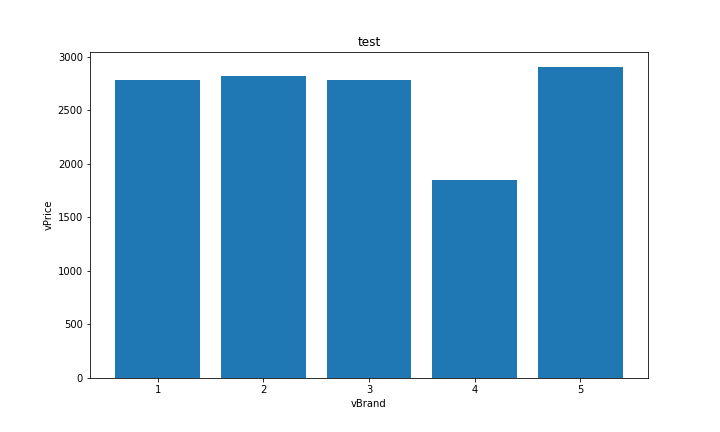
#> input picture X_vBrand_Y_vPrice.png, 720 x 432 px; its folder holds only this picture in this run
$ python cv2ImageFilter.py X_vBrand_Y_vPrice.png
#> lines starting #> are read from the running program, lines starting #| are printed output that depends on the picture; after the words box and inside, x2 and y2 are one past the last pixel; in counts of white or black regions, pixels touching at a corner belong together
import cv2,sys
import numpy as np

point_list = []
count = 0

def rename(pathArg):
    orgPath = pathArg
    tempSplit = orgPath.split("/")
    orgFileName = tempSplit[-1]
    tempSplit = orgFileName.split(".")
    newFileName = tempSplit[0] +"_CV2."+ tempSplit[1]
    return orgPath.replace(orgFileName,newFileName)


def mouse_callback(event, x, y, flags, param):
    global point_list, count, img_original

    if event == cv2.EVENT_LBUTTONDOWN:
        print("(%d, %d)" % (x, y))
        point_list.append((x, y))

        print(point_list)
        cv2.circle(img_original, (x, y), 3, (0, 0, 255), -1)

def image_warp(imgPath):
    cv2.namedWindow('original')
    cv2.setMouseCallback('original', mouse_callback)
    img_original = cv2.imread(imgPath, cv2.IMREAD_COLOR)

    while (True):

        cv2.imshow("original", img_original)

        height, weight = img_original.shape[:2]

        if cv2.waitKey(1) & 0xFF == 32:  # spacebar를 누르면 루프에서 빠져나옵니다.
            break

    pts1 = np.float32([list(point_list[0]), list(point_list[1]), list(point_list[2]), list(point_list[3])])
    pts2 = np.float32([[0, 0], [weight, 0], [0, height], [weight, height]])

    M = cv2.getPerspectiveTransform(pts1, pts2)

    img_result = cv2.warpPerspective(img_original, M, (weight, height))

    cv2.imwrite(imgPath, img_result, [int(cv2.IMWRITE_PNG_COMPRESSION), 100])

    return imgPath

def cv2ImageFilter(pathArg):
    #imgPath = image_warp(pathArg)
#> called with pathArg = 'X_vBrand_Y_vPrice.png'
    imgPath = pathArg
    rImgPath = rename(imgPath)

    img = cv2.imread(imgPath,cv2.IMREAD_COLOR)
#> img is the input picture: shape (432, 720, 3); mean B, G, R 224.5, 201.1, 167.4

    kernel_sharpen_3 = np.array([[-1, -1, -1, -1, -1], [-1, 2, 2, 2, -1], [-1, 2, 8, 2, -1], [-1, 2, 2, 2, -1],
                                 [-1, -1, -1, -1, -1]]) / 8.0
    img = cv2.filter2D(img, -1, kernel_sharpen_3)
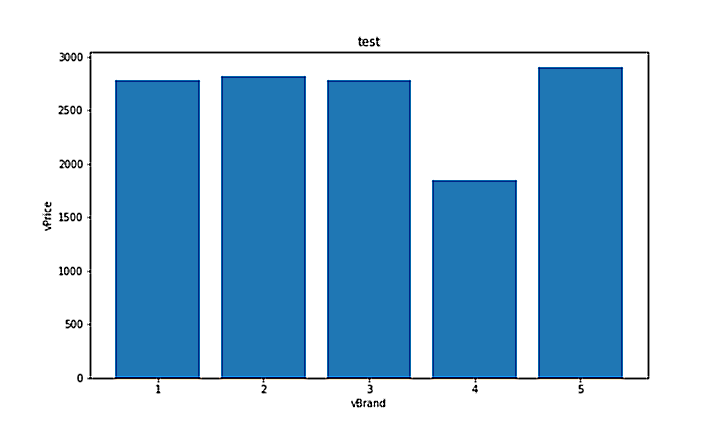
#> img: shape (432, 720, 3); mean B, G, R 222.4, 198.5, 165.3

    img = img + (-32,-32,-32)
    image_gray = cv2.imread(imgPath, cv2.IMREAD_GRAYSCALE)
#> image_gray: shape (432, 720); min 0, max 255, mean 193.4

    b, g, r = cv2.split(img)
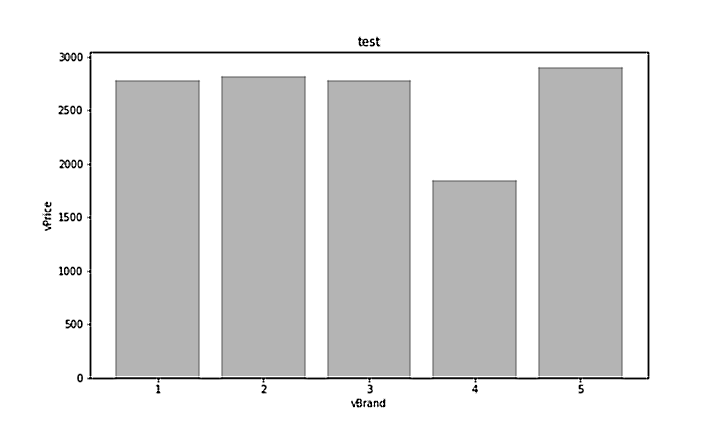
#> b: shape (432, 720) int32; min -32, max 223, mean 190.4; drawn with min black and max white
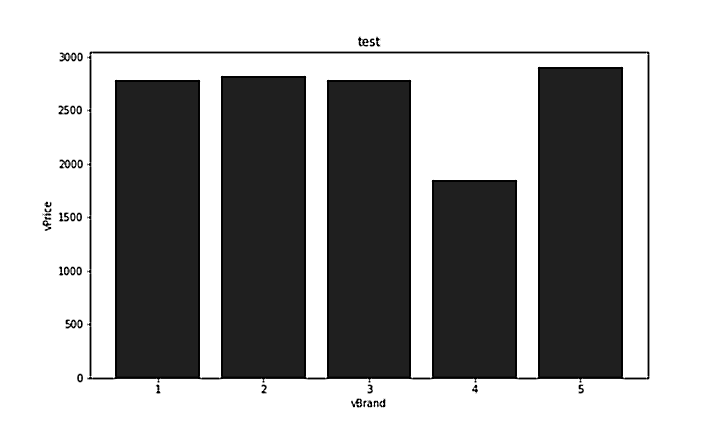
#> r: shape (432, 720) int32; min -32, max 223, mean 133.3; drawn with min black and max white
    img2 = cv2.merge([r, g, b])

    blur = cv2.GaussianBlur(image_gray, ksize=(5,5), sigmaX=4)
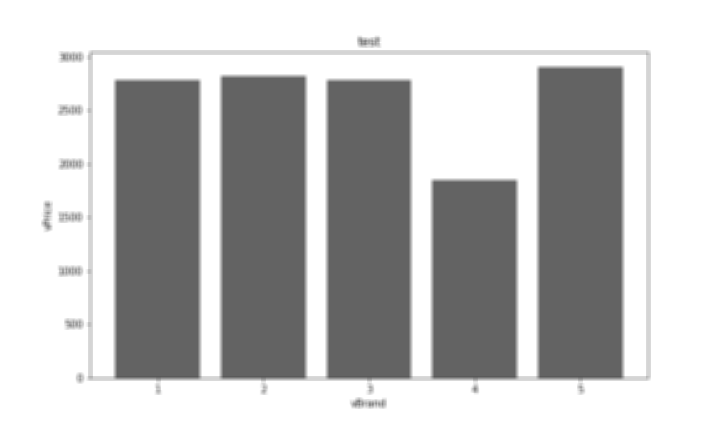
#> blur: shape (432, 720); min 89, max 255, mean 193.4
    ret, thresh1 = cv2.threshold(blur, 127, 255, cv2.THRESH_BINARY)
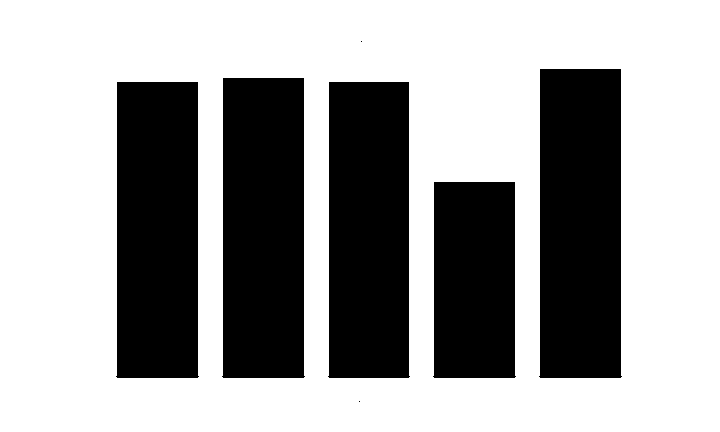
#> thresh1: shape (432, 720); 63.7% white; 7 black regions (2 under 20 px), largest, box (x1, y1, x2, y2) and area: (539, 69, 622, 378) 25031, (222, 78, 305, 378) 24302, (116, 82, 199, 378) 23978, (328, 82, 410, 378) 23682, (433, 182, 516, 378) 15878

    edged = cv2.Canny(blur, 10, 200,apertureSize=3)
#> edged: shape (432, 720); 2.5% white in thin lines or dots, all inside (x1, y1, x2, y2) = (41, 37, 651, 409)

    kernel = cv2.getStructuringElement(cv2.MORPH_RECT, (7, 7))
    closed = cv2.morphologyEx(edged, cv2.MORPH_CLOSE, kernel)
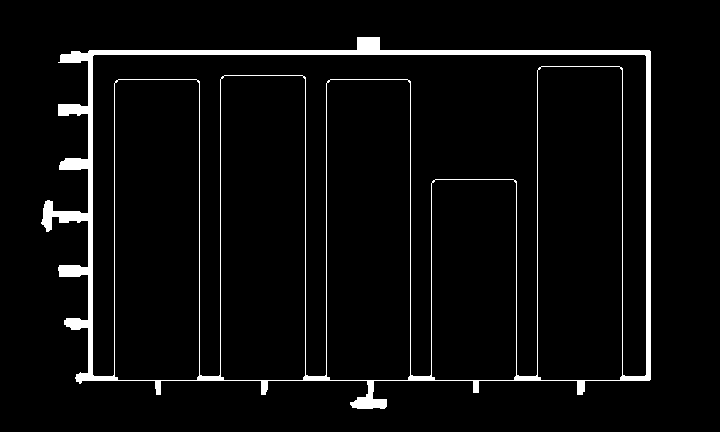
#> closed: shape (432, 720); 4.4% white; 1 white region

    contours, _ = cv2.findContours(closed.copy(), cv2.RETR_EXTERNAL, cv2.CHAIN_APPROX_SIMPLE)
#> contours = 1 contour; box (x1, y1, x2, y2) and area: (41, 37, 651, 409) 188407
    total = 0

    contours_xy = np.array(contours)
    contours_xy.shape

    # x의 min과 max 찾기
    x_min, x_max = 0, 0
    value = list()
    for i in range(len(contours_xy)):
        for j in range(len(contours_xy[i])):
            value.append(contours_xy[i][j][0][0])  # 네번째 괄호가 0일때 x의 값
            x_min = min(value)
            x_max = max(value)
#> this loop made 1 pass
#> after the loop, value = 223 values, max 650 at index 217, min 41 at index 73, mean 175.5

    # y의 min과 max 찾기
    y_min, y_max = 0, 0
    value = list()
    for i in range(len(contours_xy)):
        for j in range(len(contours_xy[i])):
            value.append(contours_xy[i][j][0][1])  # 네번째 괄호가 0일때 x의 값
            y_min = min(value)
            y_max = max(value)
#> after the loop, value = 223 values, max 408 at index 187, min 37 at index 0, mean 264.2

    # image trim 하기
    x = x_min
    y = y_min
    w = x_max - x_min
    h = y_max - y_min

    img_trim = img[y:y + h, x:x + w]
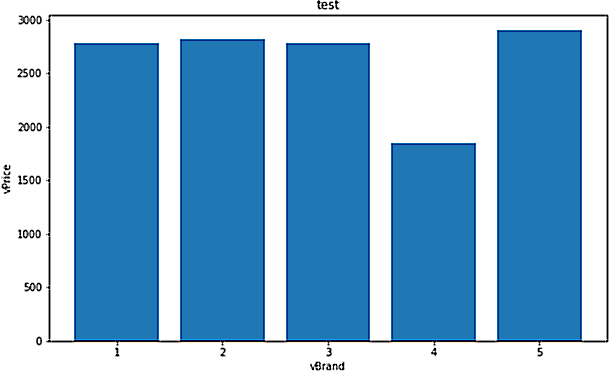
#> img_trim: shape (371, 609, 3) int64; mean B, G, R 178.1, 145.2, 99.5; drawn with min black and max white

    cv2.imwrite(rImgPath, img_trim,[int(cv2.IMWRITE_PNG_COMPRESSION), 100])

    return rImgPath

#print(cv2ImageFilter(sys.argv[1]))

print(cv2ImageFilter(sys.argv[1]))
